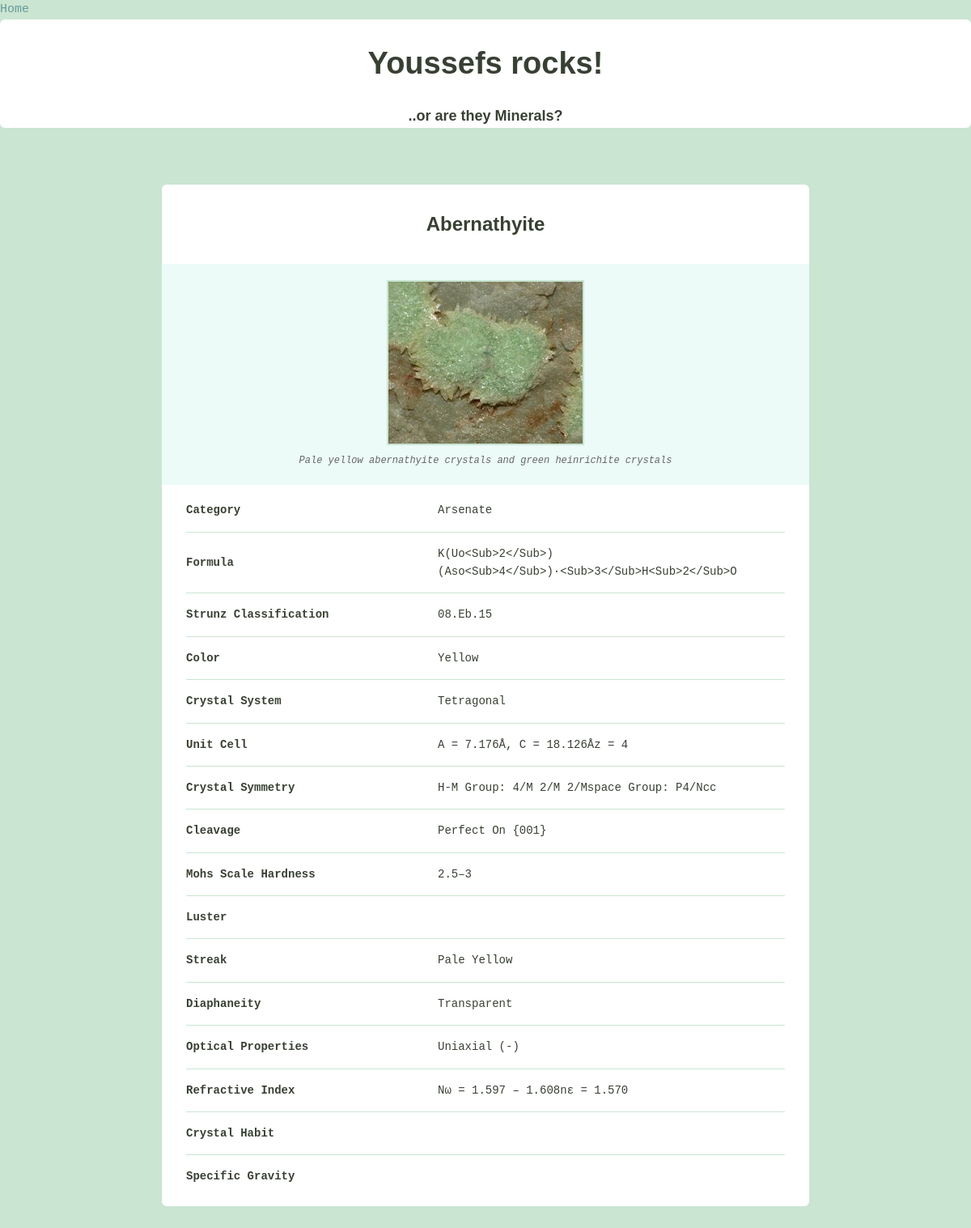
The app's page /rocks/home/2/ with its own data.
### rocks/models.py (models this page shows)
class Mineral(models.Model):
    name = models.CharField(max_length=128, blank=True)
    image_filename = models.CharField(max_length=255, blank=True)
    image_caption = models.CharField(max_length=255, blank=True)
    category = models.CharField(max_length=128, blank=True)
    formula = models.CharField(max_length=255, blank=True)
    strunz_classification = models.CharField(max_length=255, blank=True)
    color = models.CharField(max_length=255, blank=True)
    crystal_system = models.CharField(max_length=255, blank=True)
    unit_cell = models.CharField(max_length=255, blank=True)
    crystal_symmetry = models.CharField(max_length=255, blank=True)
    cleavage = models.CharField(max_length=255, blank=True)
    mohs_scale_hardness = models.CharField(max_length=255, blank=True)
    luster = models.CharField(max_length=255, blank=True)
    streak = models.CharField(max_length=255, blank=True)
    diaphaneity = models.CharField(max_length=255, blank=True)
    optical_properties = models.CharField(max_length=255, blank=True)
    refractive_index = models.CharField(max_length=255, blank=True)
    crystal_habit = models.CharField(max_length=255, blank=True)
    specific_gravity = models.CharField(max_length=255, blank=True)

### rocks/views.py (the view)
# urls.py: path('home/<int:pk>/', views.details, name="details"),
def details(request, pk):
    mins = get_object_or_404(Mineral, pk=pk)
    minerals = {"mineral_detail": mins}
    return render(request, "rocks/details.html", context=minerals)

### rocks/templates/rocks/details.html
{% extends "layout.html" %}
{% load staticfiles %}
{% block content %}
    <div class="bounds">
        <div class="grid-100 mineral__container">
            <h1 class="mineral__name">{{ mineral_detail.name|title }}</h1>
            <div class="mineral__image-bg">
                <img class="mineral__image" src="{{ mineral_detail.image_filename }}" alt="">
                 <p class="mineral__caption">{{ mineral_detail.image_caption }}</p>
            </div>
            <div class="mineral__table-container">
                <table class="mineral__table">
                    <tr>
                        <td class="mineral__category">Category</td>
                        <td>{{ mineral_detail.category|title }}</td>
                    </tr>
                    <tr>
                        <td class="mineral__category">Formula</td>
                        <td>{{ mineral_detail.formula|title }}</td>
                    </tr>
                    <tr>
                        <td class="mineral__category">Strunz Classification</td>
                        <td>{{ mineral_detail.strunz_classification|title  }}</td>
                    </tr>
                    <tr>
                        <td class="mineral__category">Color</td>
                        <td>{{ mineral_detail.color|title  }}</td>
                    </tr>
                    <tr>
                        <td class="mineral__category">Crystal System</td>
                        <td>{{ mineral_detail.crystal_system|title  }}</td>
                    </tr>
                    <tr>
                        <td class="mineral__category">Unit Cell</td>
                        <td>{{ mineral_detail.unit_cell|title  }}</td>
                    </tr>
                    <tr>
                        <td class="mineral__category">Crystal Symmetry</td>
                        <td>{{ mineral_detail.crystal_symmetry|title  }}</td>
                    </tr>
                    <tr>
                        <td class="mineral__category">Cleavage</td>
                        <td>{{ mineral_detail.cleavage|title  }}</td>
                    </tr>
                    <tr>
                        <td class="mineral__category">Mohs Scale Hardness</td>
                        <td>{{ mineral_detail.mohs_scale_hardness|title  }}</td>
                    </tr>
                    <tr>
                        <td class="mineral__category">Luster</td>
                        <td>{{ mineral_detail.Luster|title  }}</td>
                    </tr>
                    <tr>
                        <td class="mineral__category">Streak</td>
                        <td>{{ mineral_detail.streak|title  }}</td>
                    </tr>
                    <tr>
                        <td class="mineral__category">Diaphaneity</td>
                        <td>{{ mineral_detail.diaphaneity|title  }}</td>
                    </tr>
                    <tr>
                        <td class="mineral__category">Optical Properties</td>
                        <td>{{ mineral_detail.optical_properties|title  }}</td>
                    </tr>
                    <tr>
                        <td class="mineral__category">Refractive Index</td>
                        <td>{{ mineral_detail.refractive_index|title  }}</td>
                    </tr>
                    <tr>
                        <td class="mineral__category">Crystal Habit</td>
                        <td>{{ mineral_detail.crystal_habit|title  }}</td>
                    </tr>
                    <tr>
                        <td class="mineral__category">Specific Gravity</td>
                        <td>{{ mineral_detail.specific_gravity|title  }}</td>
                    </tr>
                </table>
            </div>
        </div>
    </div>
{% endblock %}

### static/css/global.css (style rules this page uses)
html { font-family: sans-serif; -ms-text-size-adjust: 100%; -webkit-text-size-adjust: 100%; }
body { margin: 0; }
h1 { font-size: 2em; margin: 0.67em 0; }
img { border: 0; }
table { border-collapse: collapse; border-spacing: 0; }
td, th { padding: 0; }
html { font-size: 62.5%; }
body { background-color: #CAE5D2; font-size: 1.5em; line-height: 1.6; font-weight: 400; font-family: "Cousine"; color: #666; }
.bounds { max-width: 800px; margin: 0 auto; padding: 50px 0 150px; overflow: hidden; }
.grid, .grid-5, .grid-10, .grid-15, .grid-20, .grid-25, .grid-30, .grid-33, .grid-35, .grid-40, .grid-45, .grid-50, .grid-55, .grid-60, .grid-65, .grid-66, .grid-70, .grid-75, .grid-80, .grid-90, .grid-95, .grid-100 { float: left; box-sizing: border-box; position: relative; }
.grid-100 { width: 100%; padding: 0 15px; }
h1, h2, h3, h4, h5, h6 { margin-top: 0; margin-bottom: 2rem; font-weight: bold; font-family: "Work Sans", sans-serif; color: #384033; }
h1 { font-size: 3.8rem; }
@media (min-width: 550px) { h1 { font-size: 3.8rem; } }
p { margin-top: 0; font-size: 1.6rem; }
th, td { padding: 15px; text-align: left; border-bottom: 1px solid #e1e1e1; }
th:first-child, td:first-child { padding-left: 0; }
th:last-child, td:last-child { padding-right: 0; }
table, p, ul { margin-bottom: 2.5rem; }
.mineral__container { background-color: #fff; border-radius: 6px; list-style: none; padding: 0; text-align: center; }
.mineral__name { display: block; width: 100%; margin: 0; font-size: 24px; padding: 30px 0 30px 0; }
.mineral__image { display: block; margin: 0 auto; border: solid 2px #CAE5D2; }
.mineral__image-bg { background-color: #ecfaf8; padding: 20px 0; }
.mineral__caption { font-size: 12px; font-style: italic; padding: 10px 0 0 0; margin: 0; }
.mineral__table { font-size: 14px; color: #384033; }
.mineral__table td { border-color: #CAE5D2; }
.mineral__table tr:last-of-type td { border-bottom: none; padding-bottom: 0; }
.mineral__table-container { padding: 5px 30px 0; }
.mineral__category { font-weight: bold; width: 40%; }

### records on screen
Mineral: name "Abernathyite", image_filename (picture), image_caption "Pale yellow abernathyite crystals and green heinrichite crystals", category "Arsenate", formula "K(Uo<Sub>2</Sub>)(Aso<Sub>4</Sub>)·<Sub>3</Sub>H<Sub>2</Sub>O", strunz_classification "08.Eb.15", color "Yellow", crystal_system "Tetragonal", unit_cell "A = 7.176Å, C = 18.126Åz = 4", crystal_symmetry "H-M Group: 4/M 2/M 2/Mspace Group: P4/Ncc", cleavage "Perfect On {001}", mohs_scale_hardness "2.5–3", streak "Pale Yellow", diaphaneity "Transparent", optical_properties "Uniaxial (-)", refractive_index "Nω = 1.597 – 1.608nε = 1.570"
